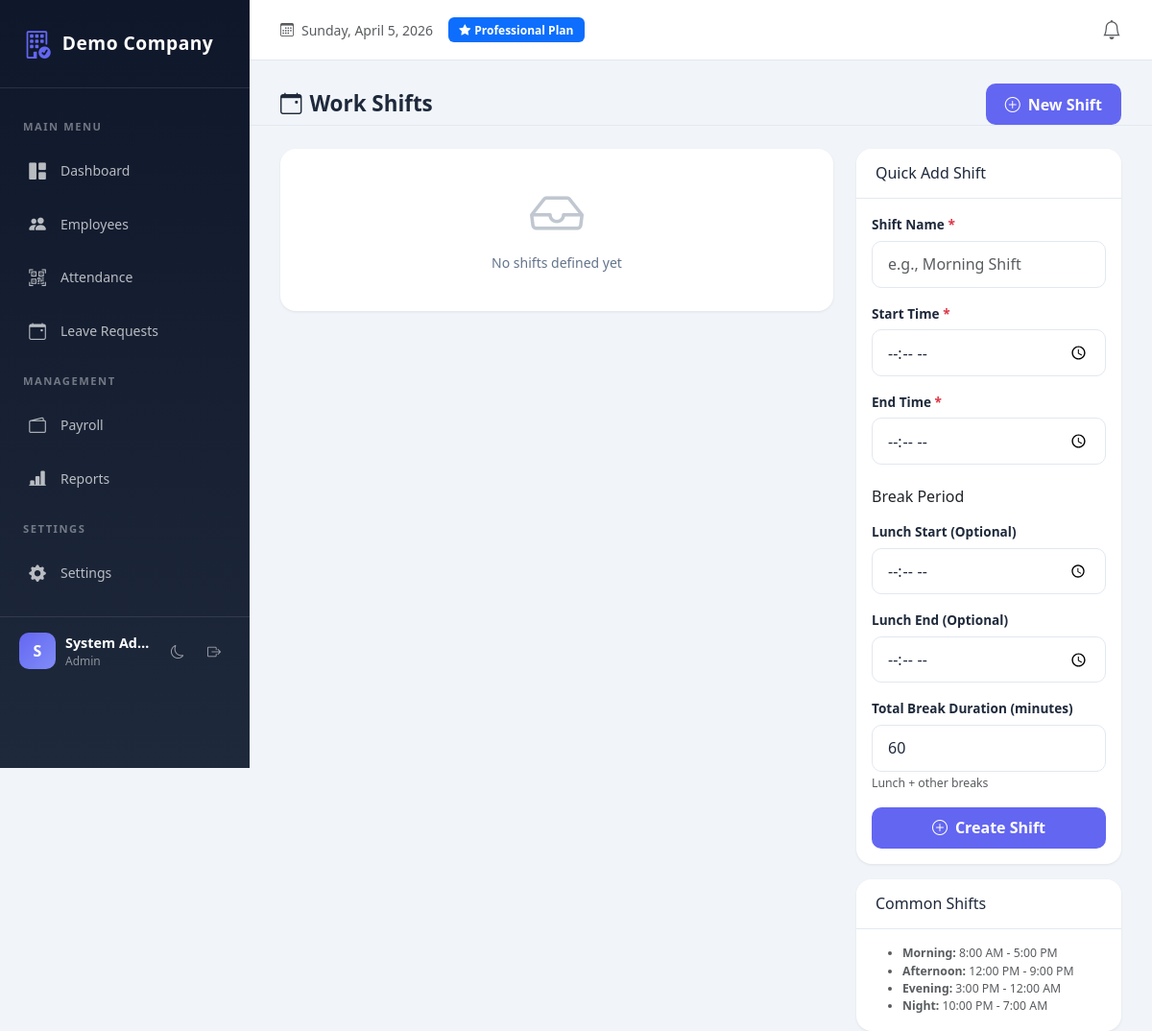
/modules/attendance/shifts/index.php (signed in), run on an earlier commit of the app's database.
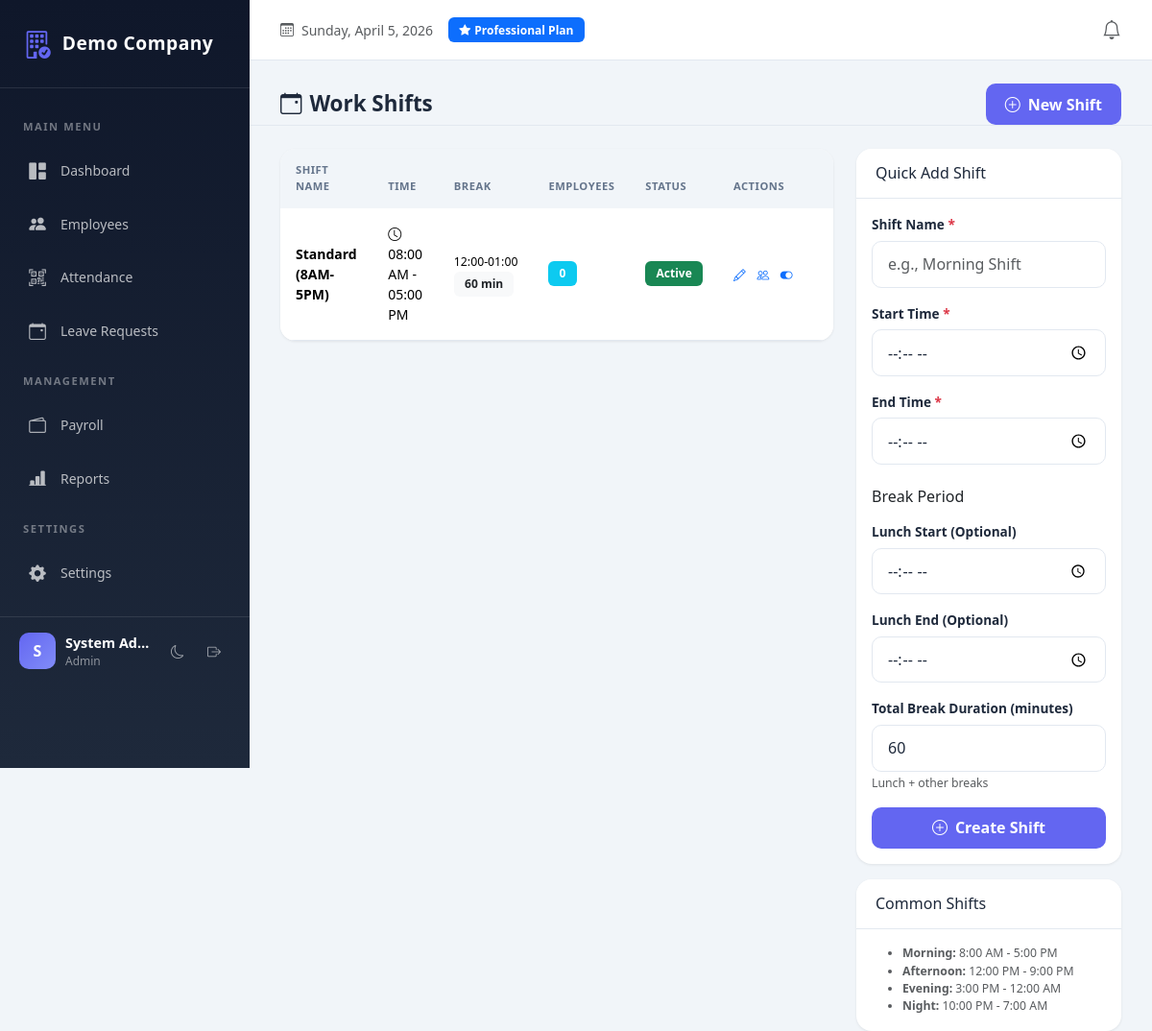
And on a later commit of the database.
### tables this page shows
CREATE TABLE IF NOT EXISTS shifts (
    id INT AUTO_INCREMENT PRIMARY KEY,
    company_id INT NOT NULL,
    name VARCHAR(100) NOT NULL,
    start_time TIME NOT NULL,
    end_time TIME NOT NULL,
    lunch_start TIME NULL,
    lunch_end TIME NULL,
    total_break_minutes INT DEFAULT 60,
    is_active TINYINT(1) DEFAULT 1,
    created_at DATETIME DEFAULT CURRENT_TIMESTAMP,
    UNIQUE KEY uniq_shift(company_id, name),
    INDEX idx_company(company_id)
);

### includes/functions.php (called while the page is built, shortened)
<?php
function e($s) {
    return htmlspecialchars($s ?? "", ENT_QUOTES, "UTF-8");
}

### modules/attendance/shifts/index.php (the view, shortened to what this page needs)
<?php
require_once __DIR__.'/../../config/db.php';
require_once __DIR__.'/../../includes/header.php';
require_once __DIR__.'/../../includes/nav.php';
$cid = company_id() ?? 1;
$shifts = $pdo->prepare("
    SELECT s.*,
           COUNT(DISTINCT sa.employee_id) as emp_count
    FROM shifts s
    LEFT JOIN shift_assignments sa ON sa.shift_id = s.id
    WHERE s.company_id = ?
    GROUP BY s.id
    ORDER BY s.created_at DESC
");
$shifts->execute([$cid]);
$allShifts = $shifts->fetchAll();
?>
<div class="page-header d-flex justify-content-between align-items-center">
    <h4><i class="bi bi-calendar-event me-2"></i>Work Shifts</h4>
    <button class="btn btn-primary" data-bs-toggle="modal" data-bs-target="#createModal">
        <i class="bi bi-plus-circle me-2"></i>New Shift
    </button>
</div>
<div class="row">
    <div class="col-lg-8">
        <div class="card">
            <div class="card-body p-0">
                <?php if (empty($allShifts)): ?>
                <div class="empty-state p-4 text-center">
                    <i class="bi bi-inbox"></i>
                    <p>No shifts defined yet</p>
                </div>
                <?php else: ?>
                <div class="table-responsive">
                    <table class="table table-hover mb-0">
                        <thead>
                            <tr>
                                <th>Shift Name</th>
                                <th>Time</th>
                                <th>Break</th>
                                <th>Employees</th>
                                <th>Status</th>
                                <th style="width:120px">Actions</th>
                            </tr>
                        </thead>
                        <tbody>
                            <?php foreach ($allShifts as $s): ?>
                            <tr>
                                <td>
                                    <strong><?= e($s['name']) ?></strong>
                                </td>
                                <td>
                                    <i class="bi bi-clock me-1"></i>
                                    <?= date('h:i A', strtotime($s['start_time'])) ?> - <?= date('h:i A', strtotime($s['end_time'])) ?>
                                </td>
                                <td>
                                    <?php if ($s['lunch_start']): ?>
                                    <small><?= date('h:i', strtotime($s['lunch_start'])) ?>-<?= date('h:i', strtotime($s['lunch_end'])) ?></small>
                                    <br>
                                    <?php endif; ?>
                                    <span class="badge bg-light text-dark"><?= $s['total_break_minutes'] ?> min</span>
                                </td>
                                <td>
                                    <span class="badge bg-info"><?= $s['emp_count'] ?></span>
                                </td>
                                <td>
                                    <span class="badge <?= $s['is_active'] ? 'bg-success' : 'bg-secondary' ?>">
                                        <?= $s['is_active'] ? 'Active' : 'Inactive' ?>
                                    </span>
                                </td>
                                <td>
                                    <button class="btn btn-sm btn-link p-0" data-bs-toggle="modal" data-bs-target="#editModal<?= $s['id'] ?>" title="Edit">
                                        <i class="bi bi-pencil"></i>
                                    </button>
                                    <a href="/modules/attendance/shifts/assign.php?shift_id=<?= $s['id'] ?>" class="btn btn-sm btn-link p-0" title="Assign Employees" style="margin-left:8px">
                                        <i class="bi bi-people"></i>
                                    </a>
                                    <form method="POST" style="display:inline;margin-left:8px">
                                        <button type="submit" class="btn btn-sm btn-link p-0" title="Toggle Status">
                                            <i class="bi bi-<?= $s['is_active'] ? 'toggle-on' : 'toggle-off' ?>"></i>
                                        </button>
                                    </form>
                                </td>
                            </tr>
                            <?php endforeach; ?>
                        </tbody>
                    </table>
                </div>
                <?php endif; ?>
            </div>
        </div>
    </div>
    <div class="col-lg-4">
        <div class="card">
            <div class="card-header">
                <h6 class="mb-0">Quick Add Shift</h6>
            </div>
            <div class="card-body">
                <form method="POST">
                    <div class="mb-3">
                        <label class="form-label">Shift Name <span class="text-danger">*</span></label>
                        <input type="text" class="form-control" name="name" placeholder="e.g., Morning Shift" required>
                    </div>
                    <div class="mb-3">
                        <label class="form-label">Start Time <span class="text-danger">*</span></label>
                        <input type="time" class="form-control" name="start_time" required>
                    </div>
                    <div class="mb-3">
                        <label class="form-label">End Time <span class="text-danger">*</span></label>
                        <input type="time" class="form-control" name="end_time" required>
                    </div>
                    <h6 class="mt-4 mb-3">Break Period</h6>
                    <div class="mb-3">
                        <label class="form-label">Lunch Start (Optional)</label>
                        <input type="time" class="form-control" name="lunch_start">
                    </div>
                    <div class="mb-3">
                        <label class="form-label">Lunch End (Optional)</label>
                        <input type="time" class="form-control" name="lunch_end">
                    </div>
                    <div class="mb-3">
                        <label class="form-label">Total Break Duration (minutes)</label>
                        <input type="number" class="form-control" name="break_minutes" value="60">
                        <small class="text-muted">Lunch + other breaks</small>
                    </div>
                    <button type="submit" class="btn btn-primary w-100">
                        <i class="bi bi-plus-circle me-2"></i>Create Shift
                    </button>
                </form>
            </div>
        </div>
        <div class="card mt-3">
            <div class="card-header">
                <h6 class="mb-0">Common Shifts</h6>
            </div>
            <div class="card-body small text-muted">
                <ul class="mb-0">
                    <li><strong>Morning:</strong> 8:00 AM - 5:00 PM</li>
                    <li><strong>Afternoon:</strong> 12:00 PM - 9:00 PM</li>
                    <li><strong>Evening:</strong> 3:00 PM - 12:00 AM</li>
                    <li><strong>Night:</strong> 10:00 PM - 7:00 AM</li>
                </ul>
            </div>
        </div>
    </div>
</div>
<?php require_once __DIR__.'/../../includes/footer.php'; ?>

### includes/header.php (shortened to what this page needs)
<?php require_once __DIR__ . '/../config/config.php'; $theme = $_SESSION['user']['theme'] ?? 'light'; ?>
<!doctype html><html data-bs-theme="<?= $theme ?>"><head>
<link href="https://cdn.jsdelivr.net/npm/bootstrap@5.3.3/dist/css/bootstrap.min.css" rel="stylesheet">
<link href="https://cdn.jsdelivr.net/npm/bootstrap-icons@1.11.3/font/bootstrap-icons.css" rel="stylesheet">
<link href="<?= BASE_URL ?>/public/assets/css/style.css" rel="stylesheet">
</head><body class="theme-<?= $theme ?>">
<div class="app-wrapper">

### includes/nav.php (shortened to what this page needs)
<?php
$u=$_SESSION['user']??null;
$company=$_SESSION['company']??null;
$currentPage = basename($_SERVER['PHP_SELF']);
$currentDir = basename(dirname($_SERVER['PHP_SELF']));
$features = json_decode($company['features'] ?? '{}', true);
?>
<?php if($u): ?>
<aside class="sidebar d-lg-block offcanvas-lg offcanvas-start" id="sidebar">
    <div class="sidebar-header">
        <i class="bi bi-building-check"></i>
        <span><?= e($company['name'] ?? 'HRMS') ?></span>
    </div>
    <nav class="sidebar-nav">
        <div class="nav-section">MAIN MENU</div>
        <a href="<?= BASE_URL ?>/modules/dashboard.php" class="nav-item <?= $currentPage==='dashboard.php'?'active':'' ?>">
            <i class="bi bi-grid-1x2-fill"></i>
            <span>Dashboard</span>
        </a>
        <a href="<?= BASE_URL ?>/modules/employees/index.php" class="nav-item <?= $currentDir==='employees'?'active':'' ?>">
            <i class="bi bi-people-fill"></i>
            <span>Employees</span>
        </a>
        <a href="<?= BASE_URL ?>/modules/attendance/index.php" class="nav-item <?= $currentDir==='attendance'?'active':'' ?>">
            <i class="bi bi-qr-code-scan"></i>
            <span>Attendance</span>
        </a>
        <a href="<?= BASE_URL ?>/modules/leaves/index.php" class="nav-item <?= $currentDir==='leaves'?'active':'' ?>">
            <i class="bi bi-calendar-event"></i>
            <span>Leave Requests</span>
        </a>
        <?php if(in_array($u['role'], ['Admin', 'HR Officer'])): ?>
        <div class="nav-section">MANAGEMENT</div>
        <?php if($features['payroll'] ?? true): ?>
        <a href="<?= BASE_URL ?>/modules/payroll/index.php" class="nav-item <?= $currentDir==='payroll'?'active':'' ?>">
            <i class="bi bi-wallet2"></i>
            <span>Payroll</span>
        </a>
        <?php endif; ?>
        <?php if($features['reports'] ?? true): ?>
        <a href="<?= BASE_URL ?>/modules/reports/index.php" class="nav-item <?= $currentDir==='reports'?'active':'' ?>">
            <i class="bi bi-bar-chart-line-fill"></i>
            <span>Reports</span>
        </a>
        <?php endif; ?>
        <div class="nav-section">SETTINGS</div>
        <a href="<?= BASE_URL ?>/modules/settings/index.php" class="nav-item <?= $currentDir==='settings'?'active':'' ?>">
            <i class="bi bi-gear-fill"></i>
            <span>Settings</span>
        </a>
        <?php endif; ?>
    </nav>
    <div class="sidebar-footer">
        <div class="user-info">
            <div class="avatar"><?= strtoupper(substr($u['name'] ?: $u['email'], 0, 1)) ?></div>
            <div class="details">
                <div class="name"><?= e($u['name'] ?: $u['email']) ?></div>
                <div class="role"><?= e($u['role']) ?></div>
            </div>
        </div>
        <div class="d-flex">
            <button class="icon-btn me-1" onclick="toggleTheme()" title="Toggle theme">
                <i class="bi bi-<?= ($u['theme']??'light')==='dark'?'sun':'moon' ?>"></i>
            </button>
            <a href="<?= BASE_URL ?>/auth/logout.php" class="logout-btn" title="Logout">
                <i class="bi bi-box-arrow-right"></i>
            </a>
        </div>
    </div>
</aside>
<main class="main-content">
    <div class="top-bar d-none d-lg-flex">
        <div class="d-flex align-items-center">
            <span class="text-muted me-3"><i class="bi bi-calendar3 me-2"></i><?= date('l, F j, Y') ?></span>
            <?php if($company): ?>
            <span class="badge bg-<?= $company['plan']==='free'?'secondary':($company['plan']==='enterprise'?'warning':'primary') ?>">
                <i class="bi bi-star-fill me-1"></i><?= ucfirst($company['plan']) ?> Plan
            </span>
            <?php endif; ?>
        </div>
        <div class="d-flex align-items-center gap-3">
            <div class="dropdown">
                <button class="btn btn-link text-muted p-0 position-relative" data-bs-toggle="dropdown">
                    <i class="bi bi-bell fs-5"></i>
                </button>
            </div>
        </div>
    </div>
<?php endif; ?>

### includes/footer.php (shortened to what this page needs)
<?php $u=$_SESSION['user']??null; ?>
<?php if($u): ?></main><?php endif; ?>
</div>
<div class="toast-container position-fixed bottom-0 end-0 p-3" id="toast-container"></div>
</body></html>

What changed in the data, as far as the page shows it:
added shifts: name "Standard (8AM-5PM)", start_time "08:00 AM", end_time "05:00 PM", lunch_start "12:00", lunch_end "01:00", total_break_minutes "60", emp_count "0", is_active "Active"
Also different on the page:
text no longer shown: "No shifts defined yet"
text now shown: "SHIFT NAME TIME BREAK EMPLOYEES STATUS ACTIONS"
